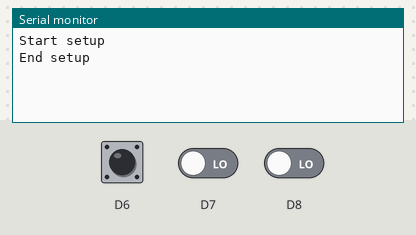
A program run on a simulated Arduino MKR. On the bench: the last lines printed to the serial monitor. Inputs (shaded band) come from the test bench; at power-on: D6 HIGH, D7 LOW, D8 LOW.

Above: at 1.2 s.
1.3 s: D6 pulled LOW for 0.15 s
At 2.2 s:
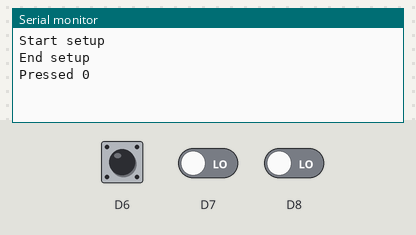
3.0 s: D6 pulled LOW for 1 s
At 4.3 s:
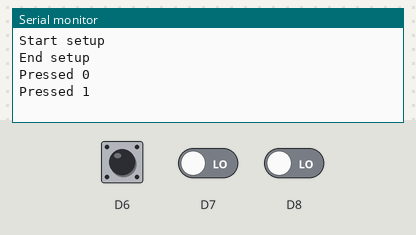
5.5 s: D7 driven HIGH and D8 driven HIGH
At 6.5 s:
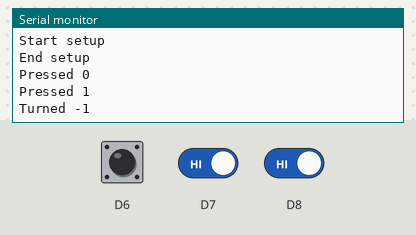

Measured:
- after the input at 1.3 s, the serial monitor: prints a new line after 0.20 s (image 1)
- after the input at 3.0 s, the serial monitor: prints a new line after 0.35 s (image 2)
- after the input at 5.5 s, the serial monitor: prints a new line at once (image 3)

The program:

main.cpp
```cpp
#include <Arduino.h>
#include <RotaryControl.h>

int encoderSW = 6;
int encoderDT = 7;
int encoderCLK = 8;

void encoderTurned(int pos);
void encoderPressed(ClickType clickType);

int pos = 0;

RotaryControl rotary(encoderCLK, encoderDT, encoderSW, &encoderTurned, &encoderPressed);


void setup()
{
  Serial.begin(9600);

  while (!Serial)
  {
    ;
  }

  Serial.println("Start setup");

  RotaryControl::init();

  Serial.println("End setup");
}

void loop()
{
  delay(1);
}

void encoderTurned(int diff) {
  pos += diff;
  Serial.print("Turned ");
  Serial.println(pos);
}

void encoderPressed(ClickType pressType) {
  Serial.print("Pressed ");
  Serial.println(pressType);
}
```
